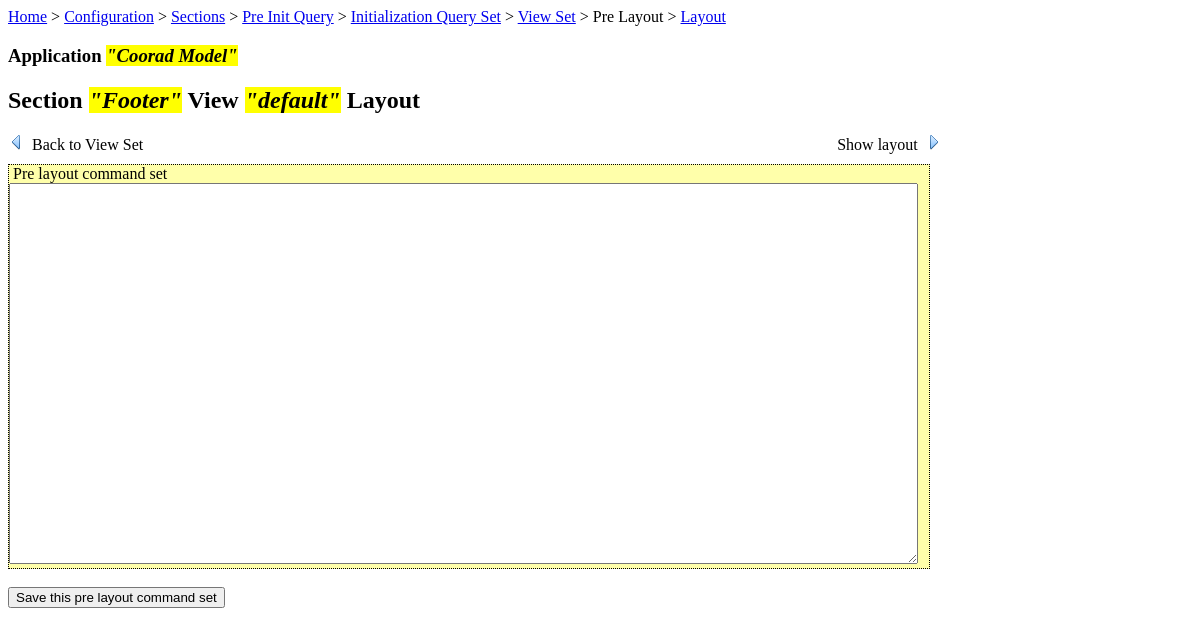
Page /section/section_pre_layout.php?id=2052 on the committed database.
### tables this page shows
CREATE TABLE IF NOT EXISTS `gm_application` (
  `id` int(10) unsigned NOT NULL AUTO_INCREMENT,
  `name` varchar(255) NOT NULL,
  `description` varchar(1023) NOT NULL,
  `context_path` varchar(255) NOT NULL,
  `db_prefix` varchar(15) NOT NULL,
  `db_host` varchar(255) NOT NULL,
  `db_port` int(11) NOT NULL,
  `db_name` varchar(255) NOT NULL,
  `db_username` varchar(255) NOT NULL,
  `db_password` varchar(255) NOT NULL,
  PRIMARY KEY (`id`),
  UNIQUE KEY `context_path` (`context_path`)
);

CREATE TABLE IF NOT EXISTS `gm_section_view` (
  `id` int(10) unsigned NOT NULL AUTO_INCREMENT,
  `condition_string` varchar(1023) NOT NULL DEFAULT '',
  `view` varchar(255) NOT NULL DEFAULT 'default',
  `is_default` tinyint(1) NOT NULL DEFAULT '0',
  `html` text NOT NULL,
  `html_layout` text NOT NULL,
  `width` int(4) NOT NULL DEFAULT '0',
  `height` int(4) NOT NULL DEFAULT '0',
  `command_pre_layout` varchar(4095) NOT NULL DEFAULT '',
  `id_section` int(10) unsigned NOT NULL,
  PRIMARY KEY (`id`),
  KEY `id_section` (`id_section`)
);

CREATE TABLE IF NOT EXISTS `gm_section` (
  `id` int(10) unsigned NOT NULL AUTO_INCREMENT,
  `name` varchar(255) NOT NULL,
  `description` varchar(1023) NOT NULL,
  `command_pre_init_query` varchar(4095) NOT NULL DEFAULT '',
  `id_application` int(10) unsigned NOT NULL,
  PRIMARY KEY (`id`),
  KEY `id_application` (`id_application`)
);

### config.php (called while the page is built, shortened)
<?php
$CFG = new stdClass();
$CFG->dbHost = 'localhost';
$CFG->dbUsername = 'gm';
$CFG->dbPassword = 'gm';
$CFG->dbName = 'gm';
$CFG->dbPort = 3306;
$CFG->dbSocket = 0;
?>

### init.php (called while the page is built, shortened)
<?php
	require_once("db.php");
	require_once("config.php");
	$DB = new DB($CFG->dbHost, $CFG->dbUsername, $CFG->dbPassword, $CFG->dbName, $CFG->dbPort, $CFG->dbSocket);
?>

### db.php (called while the page is built, shortened)
<?php
class DB {
	private $dbHost;
	private $dbUsername;
	private $dbPassword;
	private $dbName;
	private $dbPort;
	private $dbSocket;
	public $conn;
	public function __construct($dbHost, $dbUsername, $dbPassword, $dbName, $dbPort, $dbSocket){
		$this->dbHost = $dbHost;
		$this->dbUsername = $dbUsername;
		$this->dbPassword = $dbPassword;
		$this->dbName = $dbName;
		$this->dbPort = $dbPort;
		$this->dbSocket = $dbSocket;
	}
	public function connect() {
		$this->conn = new mysqli($this->dbHost, $this->dbUsername, $this->dbPassword, $this->dbName, $this->dbPort, $this->dbSocket) or die (mysqli_error());
	}
	public function execute($sql) {
		$response = false;
		if ($this->conn) {
			$response = $this->conn->query($sql);
		}
		return $response;
	}
}
?>

### section/section_pre_layout.php (the view, shortened to what this page needs)
<!DOCTYPE html>
<html>
<head>
  <link rel="stylesheet" type="text/css" href="/gm/css/style.css" />
</head>
<body>
<?php
	require_once("../init.php");
	if (!isset($_GET['id']) && !isset($_POST['id'])) {
		echo '<h2>Sorry, no section selected</h2>';
	}
	else {
		$viewID = 0;
		if (isset($_GET['id'])) $viewID = $_GET['id'];
		else $viewID = $_POST['id'];
		$res = $DB->execute("SELECT gm_section.id sectionId, gm_section.name sectionName, gm_section_view.view viewName, gm_section_view.command_pre_layout command_pre_layout FROM gm_section, gm_section_view WHERE gm_section_view.id_section = gm_section.id and gm_section_view.id = ".$viewID);
		if (!$section = $res->fetch_object()) die('something wrong.');
		$sectionID = $section->sectionId;
		$appID = 0;
		$appName = '';
		$res = $DB->execute("SELECT gm_application.id appId, gm_application.name appName, gm_application.context_path appContextPath FROM gm_section, gm_application WHERE gm_application.id = gm_section.id_application AND gm_section.id = ".$sectionID);
		if ($res) {
			while ($row = $res->fetch_object()) {
				$appID = $row->appId;
				$appName = $row->appName;
			}
		}
		$authorized = true;
		$res = $DB->execute("SELECT gm_section.id sectionId, gm_section.name sectionName, gm_section_view.view viewName, gm_section_view.command_pre_layout command_pre_layout FROM gm_section, gm_section_view WHERE gm_section_view.id_section = gm_section.id and gm_section_view.id = ".$viewID);
		if (!$section = $res->fetch_object()) die('something wrong.');
		$sectionID = $section->sectionId;
		$sectionName = str_replace("'","&rsquo;",$section->sectionName);
		$viewName = str_replace("'","&rsquo;",$section->viewName);
		$command_pre_layout = str_replace("\\","\\\\",$section->command_pre_layout);
?>
<div><a href="../index.php">Home</a> &gt; <a href="../application/?appId=<?php echo $appID; ?>">Configuration</a> &gt; <a href="index.php?appId=<?php echo $appID; ?>">Sections</a> &gt; <a href="section_pre_init_query.php?id=<?php echo $sectionID?>">Pre Init Query</a> &gt; <a href="section_init_query.php?id=<?php echo $sectionID?>">Initialization Query Set</a> &gt; <a href="section_view_selection.php?id=<?php echo $sectionID?>">View Set</a> &gt; Pre Layout &gt; <a href="section_layout.php?id=<?php echo $viewID ?>">Layout</a></div>
<h3 id="subtitlepage">Application <?php if ($appID != 0) echo '<i style="background-color:yellow;">"'.$appName.'"</i>'; ?></h3>
<h2 id="titlepage">Section <i style="background-color:yellow;">"<?php echo $sectionName?>"</i> View <i style="background-color:yellow;">"<?php echo $viewName?>"</i> Layout</h2>
<div style="padding-bottom:10px;">
<a style="text-decoration:none; color:black; padding-right:690px;" href="section_view_selection.php?id=<?php echo $sectionID?>"><img src="/gm/img/backward.png" title="Back to View Set"/>&nbsp;&nbsp;Back to View Set</a>
<a style="text-decoration:none; color:black;" href="section_layout.php?id=<?php echo $viewID ?>">Show layout&nbsp;&nbsp;<img src="/gm/img/forward.png" title="Show layout"/></a>
</div>
<form id="form" action="section_pre_layout.php" method="post">
	<div id="queries" style="border: dotted 1px; width:920px; background-color:#ffffaa;">
		<div>&nbsp;Pre layout command set</div><div><textarea id="command_pre_layout" name="command_pre_layout" rows="25" cols="111"><?php echo $command_pre_layout ?></textarea></div>
	</div>
	<div>&nbsp;</div>
<?php if ($authorized) { ?>
	<button id="action" name="action" type="submit" value="save">Save this pre layout command set</button>
<?php } ?>
</form>
<?php
	}
?>
</body>
</html>

### rows in the picture
gm_application: name "Coorad Model"
gm_section_view: id_section.name "Footer", view "default"
